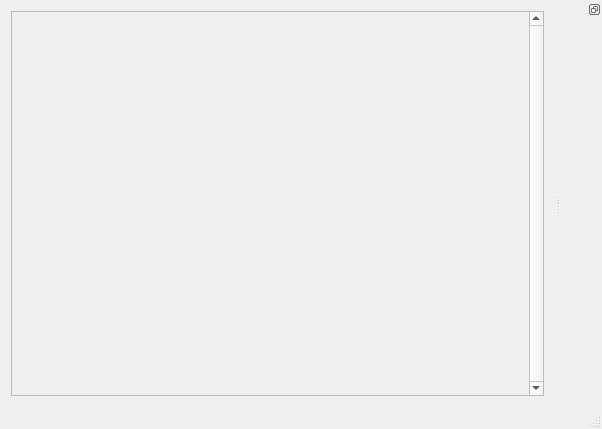
<?xml version="1.0" encoding="UTF-8"?>
<ui version="4.0">
 <class>MainWindow</class>
 <widget class="QMainWindow" name="MainWindow">
  <property name="geometry">
   <rect>
    <x>0</x>
    <y>0</y>
    <width>602</width>
    <height>429</height>
   </rect>
  </property>
  <property name="windowTitle">
   <string>MainWindow</string>
  </property>
  <widget class="QWidget" name="centralWidget">
   <layout class="QHBoxLayout" name="horizontalLayout_2">
    <item>
     <widget class="QScrollArea" name="scrollArea">
      <property name="verticalScrollBarPolicy">
       <enum>Qt::ScrollBarAlwaysOn</enum>
      </property>
      <property name="horizontalScrollBarPolicy">
       <enum>Qt::ScrollBarAsNeeded</enum>
      </property>
      <property name="widgetResizable">
       <bool>true</bool>
      </property>
      <property name="alignment">
       <set>Qt::AlignBottom|Qt::AlignLeading|Qt::AlignLeft</set>
      </property>
      <widget class="chatBox" name="scrollAreaWidgetContents">
       <property name="geometry">
        <rect>
         <x>0</x>
         <y>0</y>
         <width>412</width>
         <height>387</height>
        </rect>
       </property>
      </widget>
     </widget>
    </item>
   </layout>
  </widget>
  <widget class="QStatusBar" name="statusBar"/>
  <widget class="QDockWidget" name="dockWidget_2">
   <property name="features">
    <set>QDockWidget::DockWidgetFloatable|QDockWidget::DockWidgetMovable</set>
   </property>
   <property name="allowedAreas">
    <set>Qt::BottomDockWidgetArea|Qt::LeftDockWidgetArea|Qt::RightDockWidgetArea</set>
   </property>
   <attribute name="dockWidgetArea">
    <number>2</number>
   </attribute>
   <widget class="QWidget" name="dockWidgetContents_2">
    <layout class="QHBoxLayout" name="horizontalLayout"/>
   </widget>
  </widget>
 </widget>
 <layoutdefault spacing="6" margin="11"/>
 <customwidgets>
  <customwidget>
   <class>chatBox</class>
   <extends>QWidget</extends>
   <header>chatbox.h</header>
   <container>1</container>
  </customwidget>
 </customwidgets>
 <resources/>
 <connections/>
</ui>
